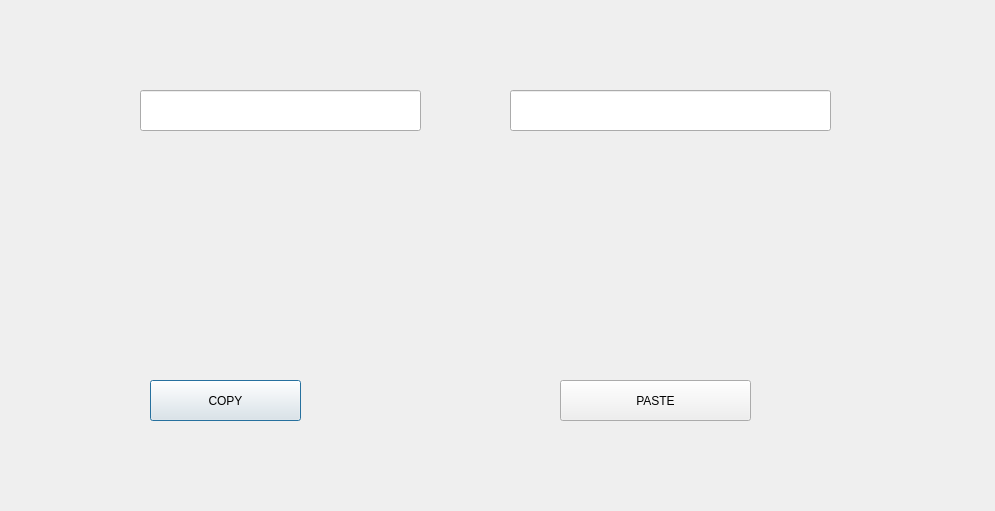
<?xml version="1.0" encoding="UTF-8"?>
<ui version="4.0">
 <class>Dialog</class>
 <widget class="QDialog" name="Dialog">
  <property name="geometry">
   <rect>
    <x>0</x>
    <y>0</y>
    <width>995</width>
    <height>511</height>
   </rect>
  </property>
  <property name="windowTitle">
   <string>Dialog</string>
  </property>
  <widget class="QPushButton" name="pushButton">
   <property name="geometry">
    <rect>
     <x>150</x>
     <y>380</y>
     <width>151</width>
     <height>41</height>
    </rect>
   </property>
   <property name="text">
    <string>COPY</string>
   </property>
  </widget>
  <widget class="QPushButton" name="pushButton_2">
   <property name="geometry">
    <rect>
     <x>560</x>
     <y>380</y>
     <width>191</width>
     <height>41</height>
    </rect>
   </property>
   <property name="text">
    <string>PASTE</string>
   </property>
  </widget>
  <widget class="QLineEdit" name="lineEdit">
   <property name="geometry">
    <rect>
     <x>140</x>
     <y>90</y>
     <width>281</width>
     <height>41</height>
    </rect>
   </property>
  </widget>
  <widget class="QLineEdit" name="lineEdit_2">
   <property name="geometry">
    <rect>
     <x>510</x>
     <y>90</y>
     <width>321</width>
     <height>41</height>
    </rect>
   </property>
  </widget>
 </widget>
 <resources/>
 <connections>
  <connection>
   <sender>pushButton</sender>
   <signal>pressed()</signal>
   <receiver>lineEdit</receiver>
   <slot>selectAll()</slot>
   <hints>
    <hint type="sourcelabel">
     <x>201</x>
     <y>402</y>
    </hint>
    <hint type="destinationlabel">
     <x>196</x>
     <y>127</y>
    </hint>
   </hints>
  </connection>
  <connection>
   <sender>pushButton</sender>
   <signal>released()</signal>
   <receiver>lineEdit</receiver>
   <slot>copy()</slot>
   <hints>
    <hint type="sourcelabel">
     <x>247</x>
     <y>386</y>
    </hint>
    <hint type="destinationlabel">
     <x>255</x>
     <y>111</y>
    </hint>
   </hints>
  </connection>
  <connection>
   <sender>pushButton_2</sender>
   <signal>pressed()</signal>
   <receiver>lineEdit_2</receiver>
   <slot>paste()</slot>
   <hints>
    <hint type="sourcelabel">
     <x>614</x>
     <y>389</y>
    </hint>
    <hint type="destinationlabel">
     <x>602</x>
     <y>126</y>
    </hint>
   </hints>
  </connection>
 </connections>
</ui>
